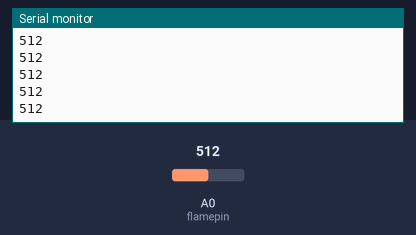
Bench run of a sketch on a simulated Arduino Uno, built with avr-gcc and run on an emulated ATmega328P. On the bench: the last lines printed to the serial monitor. The test bench sets the inputs (shaded band); at power-on: A0 (flamepin) = 512.

Above: at 1.2 s.
1.3 s: A0 (flamepin) set to 716
At 2.4 s:
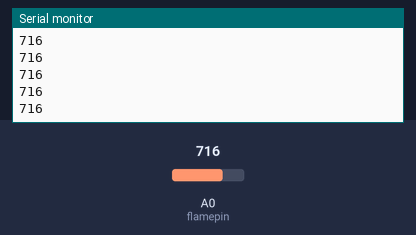
2.8 s: A0 (flamepin) set to 900
At 3.4 s:
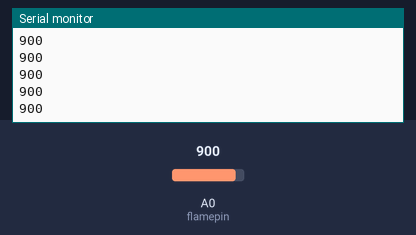
Timing chart, 0 to 5.8 s (numbered marks = the images above; inputs shaded):
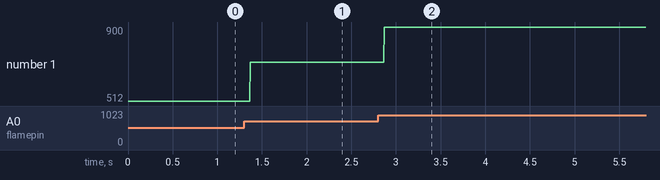

The sketch:

Flame_Sensor.ino
```cpp
//FLAME SENSOR

const int flamepin = A0;
void setup() {
  pinMode(flamepin, INPUT);
  Serial.begin(9600);
}
void loop() {
  int reading = analogRead(flamepin);
  Serial.println(reading);
}
```

Measured:
- after the input at 1.3 s, the serial monitor: prints a new line after 0.07 s (image 1)
- after the input at 2.8 s, the serial monitor: prints a new line after 0.07 s (image 2)
- plotted number 1: 512 → 716 after the input at 1.3 s, 716 → 900 after the input at 2.8 s
